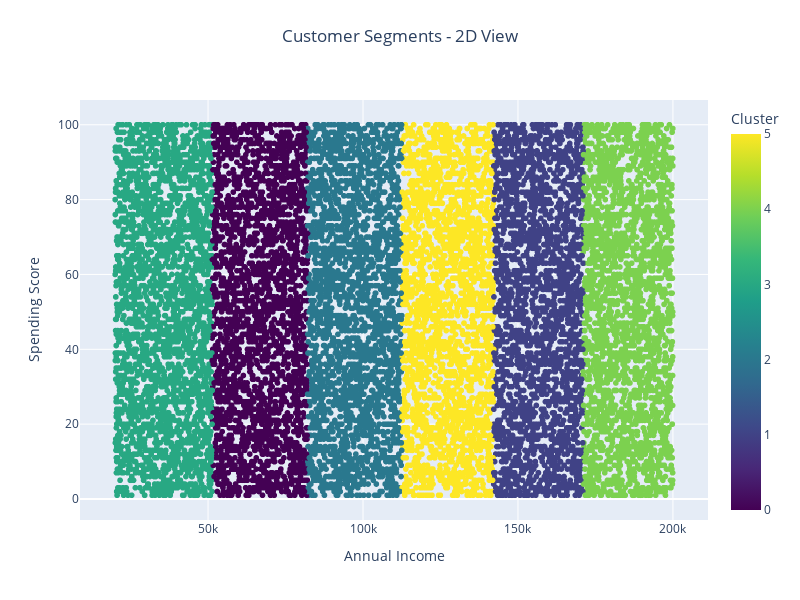

Write notebook code for a chart like this one.
### Code cell
fig_2d = px.scatter(
    df,
    x='Annual Income',
    y='Spending Score',
    color='Cluster',
    title='Customer Segments - 2D View',
    labels={
        'Annual Income': 'Annual Income',
        'Spending Score': 'Spending Score'
    },
    color_continuous_scale='viridis'
)

fig_2d.update_layout(
    title={'y':0.95, 'x':0.5, 'xanchor': 'center', 'yanchor': 'top'},
    height=600,
    width=800
)
fig_2d.show();

### Figure 1 — Plotly figure (JSON) as saved in the notebook; plotly's stock layout.template omitted (floating-point values rounded to 4 significant figures; data arrays with more than 128 entries replaced by an {"elided": "..."} marker saying what was removed)
{"data": [{"hovertemplate": "Annual Income=%{x}<br>Spending Score=%{y}<br>Cluster=%{marker.color}<extra></extra>", "legendgroup": "", "marker": {"color": {"elided": "15079 int values"}, "coloraxis": "coloraxis", "symbol": "circle"}, "mode": "markers", "name": "", "showlegend": false, "type": "scattergl", "x": {"elided": "15079 int values"}, "xaxis": "x", "y": {"elided": "15079 int values"}, "yaxis": "y"}], "layout": {"coloraxis": {"colorbar": {"title": {"text": "Cluster"}}, "colorscale": [[0, "#440154"], [0.1111, "#482878"], [0.2222, "#3e4989"], [0.3333, "#31688e"], [0.4444, "#26828e"], [0.5556, "#1f9e89"], [0.6667, "#35b779"], [0.7778, "#6ece58"], [0.8889, "#b5de2b"], [1, "#fde725"]]}, "height": 600, "legend": {"tracegroupgap": 0}, "title": {"text": "Customer Segments - 2D View", "x": 0.5, "xanchor": "center", "y": 0.95, "yanchor": "top"}, "width": 800, "xaxis": {"anchor": "y", "domain": [0, 1], "title": {"text": "Annual Income"}}, "yaxis": {"anchor": "x", "domain": [0, 1], "title": {"text": "Spending Score"}}}}
